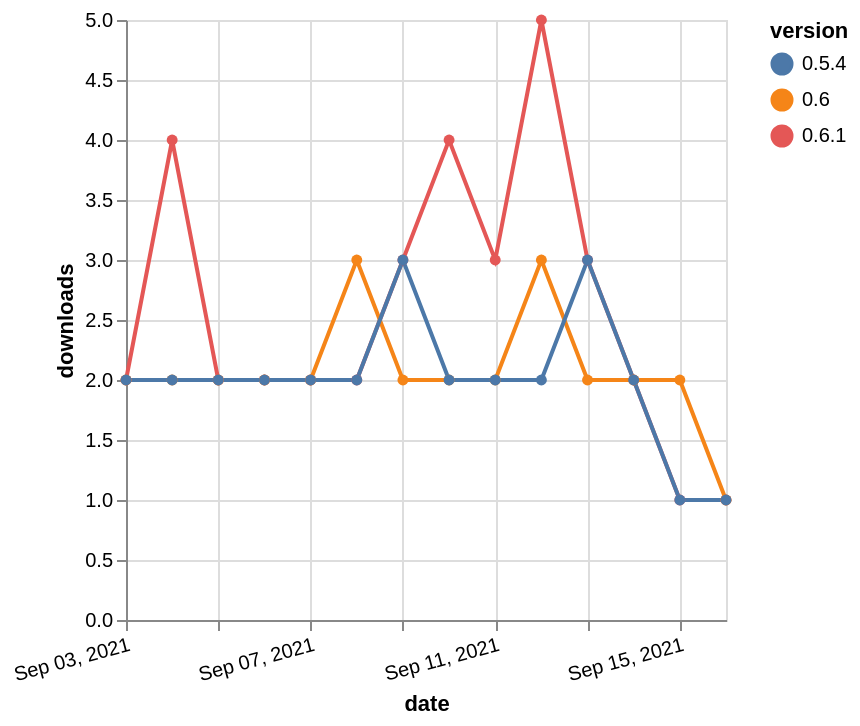

Here is the Vega-Lite specification saved for this chart:
### Vega-Lite specification from a JSON file in a GitHub repository (floating-point values rounded to 4 significant figures)
{"$schema": "https://vega.github.io/schema/vega-lite/v5.json", "description": "A simple bar chart with embedded data.", "data": {"values": [{"date": "2021-09-03", "total": 2408, "delta": 2, "version": "0.6.1"}, {"date": "2021-09-04", "total": 2412, "delta": 4, "version": "0.6.1"}, {"date": "2021-09-05", "total": 2414, "delta": 2, "version": "0.6.1"}, {"date": "2021-09-06", "total": 2416, "delta": 2, "version": "0.6.1"}, {"date": "2021-09-07", "total": 2418, "delta": 2, "version": "0.6.1"}, {"date": "2021-09-08", "total": 2420, "delta": 2, "version": "0.6.1"}, {"date": "2021-09-09", "total": 2423, "delta": 3, "version": "0.6.1"}, {"date": "2021-09-10", "total": 2427, "delta": 4, "version": "0.6.1"}, {"date": "2021-09-11", "total": 2430, "delta": 3, "version": "0.6.1"}, {"date": "2021-09-12", "total": 2435, "delta": 5, "version": "0.6.1"}, {"date": "2021-09-13", "total": 2438, "delta": 3, "version": "0.6.1"}, {"date": "2021-09-14", "total": 2440, "delta": 2, "version": "0.6.1"}, {"date": "2021-09-15", "total": 2441, "delta": 1, "version": "0.6.1"}, {"date": "2021-09-16", "total": 2442, "delta": 1, "version": "0.6.1"}, {"date": "2021-09-03", "total": 2501, "delta": 2, "version": "0.6"}, {"date": "2021-09-04", "total": 2503, "delta": 2, "version": "0.6"}, {"date": "2021-09-05", "total": 2505, "delta": 2, "version": "0.6"}, {"date": "2021-09-06", "total": 2507, "delta": 2, "version": "0.6"}, {"date": "2021-09-07", "total": 2509, "delta": 2, "version": "0.6"}, {"date": "2021-09-08", "total": 2512, "delta": 3, "version": "0.6"}, {"date": "2021-09-09", "total": 2514, "delta": 2, "version": "0.6"}, {"date": "2021-09-10", "total": 2516, "delta": 2, "version": "0.6"}, {"date": "2021-09-11", "total": 2518, "delta": 2, "version": "0.6"}, {"date": "2021-09-12", "total": 2521, "delta": 3, "version": "0.6"}, {"date": "2021-09-13", "total": 2523, "delta": 2, "version": "0.6"}, {"date": "2021-09-14", "total": 2525, "delta": 2, "version": "0.6"}, {"date": "2021-09-15", "total": 2527, "delta": 2, "version": "0.6"}, {"date": "2021-09-16", "total": 2528, "delta": 1, "version": "0.6"}, {"date": "2021-09-03", "total": 2503, "delta": 2, "version": "0.5.4"}, {"date": "2021-09-04", "total": 2505, "delta": 2, "version": "0.5.4"}, {"date": "2021-09-05", "total": 2507, "delta": 2, "version": "0.5.4"}, {"date": "2021-09-06", "total": 2509, "delta": 2, "version": "0.5.4"}, {"date": "2021-09-07", "total": 2511, "delta": 2, "version": "0.5.4"}, {"date": "2021-09-08", "total": 2513, "delta": 2, "version": "0.5.4"}, {"date": "2021-09-09", "total": 2516, "delta": 3, "version": "0.5.4"}, {"date": "2021-09-10", "total": 2518, "delta": 2, "version": "0.5.4"}, {"date": "2021-09-11", "total": 2520, "delta": 2, "version": "0.5.4"}, {"date": "2021-09-12", "total": 2522, "delta": 2, "version": "0.5.4"}, {"date": "2021-09-13", "total": 2525, "delta": 3, "version": "0.5.4"}, {"date": "2021-09-14", "total": 2527, "delta": 2, "version": "0.5.4"}, {"date": "2021-09-15", "total": 2528, "delta": 1, "version": "0.5.4"}, {"date": "2021-09-16", "total": 2529, "delta": 1, "version": "0.5.4"}]}, "width": "container", "mark": {"type": "line", "point": {"filled": true}}, "encoding": {"x": {"field": "date", "type": "temporal", "timeUnit": "yearmonthdate", "title": "date", "axis": {"labelAngle": -15}}, "y": {"field": "delta", "type": "quantitative", "title": "downloads"}, "color": {"field": "version", "type": "nominal"}, "tooltip": {"field": "delta"}}}
